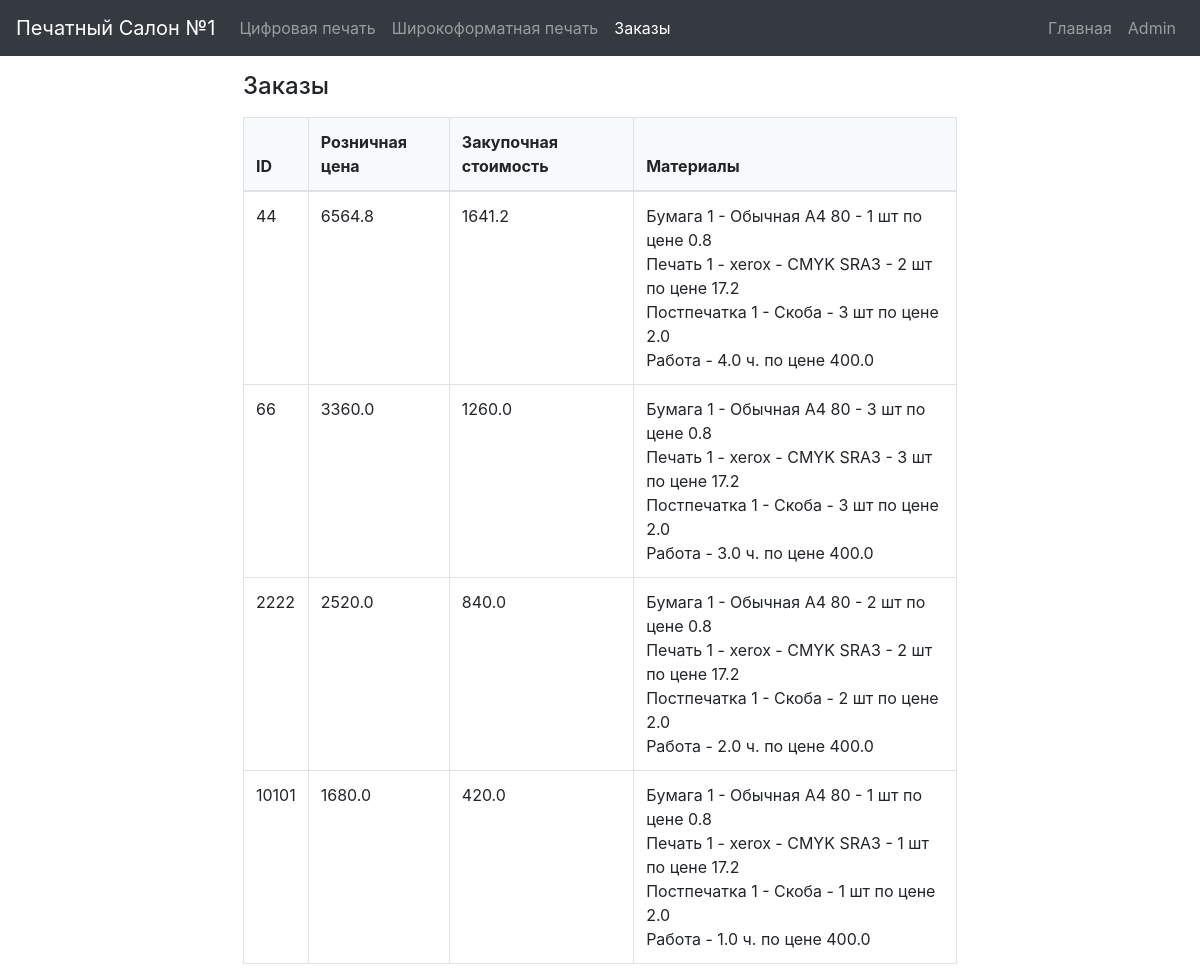
/calculator/orders, run on an earlier commit of the app's database.
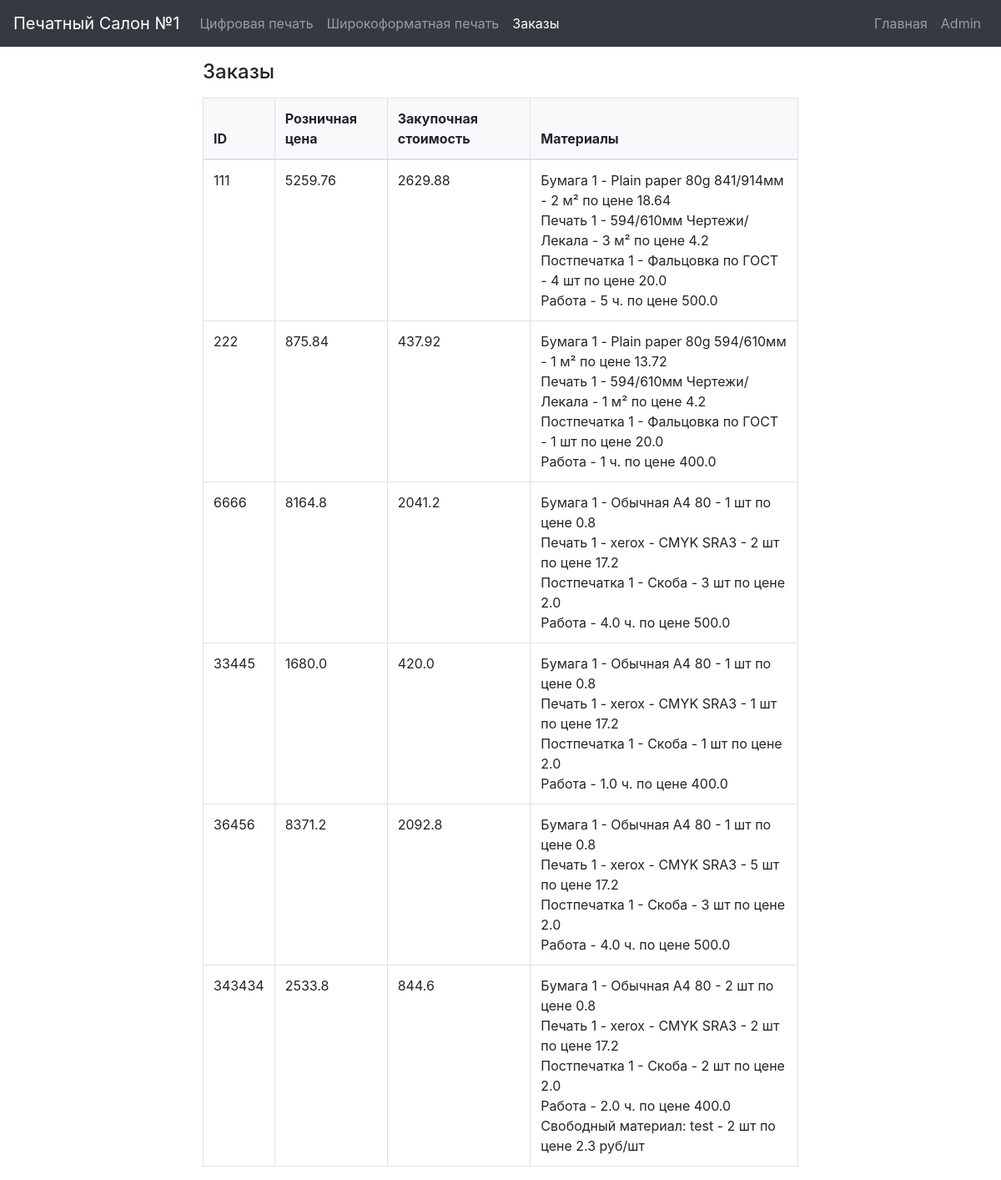
And on a later commit of the database.
### app/models.py (models this page shows)
class Order(db.Model):
    __tablename__ = 'order'  # Обновлено название таблицы
    id = db.Column(db.Integer, primary_key=True, autoincrement=True)
    retail_price = db.Column(db.Float, nullable=False)
    cost_price = db.Column(db.Float, nullable=False)
    materials = db.Column(db.String(500), nullable=False)  # Указание длины

### app/calculator/routes.py (the view)
@calculator_bp.route('/orders')
def show_orders():
    orders = Order.query.all()
    return render_template('Calculator/orders.html', orders=orders)

### app/templates/Calculator/orders.html
{% extends 'Calculator/calculator.html' %}
{% block content %}
<div class="container mt-3">
    <h2 class="mb-3">Заказы</h2>
    <table class="table table-bordered">
        <thead style="background-color: #f8f9fa;">
            <tr>
                <th>ID</th>
                <th>Розничная цена</th>
                <th>Закупочная стоимость</th>
                <th>Материалы</th>
            </tr>
        </thead>
        <tbody>
            {% for order in orders %}
            <tr>
                <td>{{ order.id }}</td>
                <td>{{ order.retail_price }}</td>
                <td>{{ order.cost_price }}</td>
                <td class="materials-cell">{{ order.materials }}</td>
            </tr>
            {% endfor %}
        </tbody>
    </table>
</div>
{% endblock %}

### app/templates/Calculator/calculator.html (shortened to what this page needs)
{% extends 'layout.html' %}
{% block nav_content %}
<ul class="navbar-nav">
    <li class="nav-item {% if request.path == url_for('calculator.sheet_printing_func') %}active{% endif %}">
        <a class="nav-link" href="{{ url_for('calculator.sheet_printing_func') }}">Цифровая печать</a>
    </li>
    <li class="nav-item {% if request.path == url_for('calculator.calculate_wide_format') %}active{% endif %}">
        <a class="nav-link" href="{{ url_for('calculator.calculate_wide_format') }}">Широкоформатная печать</a>
    </li>
    <li class="nav-item {% if request.path == url_for('calculator.show_orders') %}active{% endif %}">
        <a class="nav-link" href="{{ url_for('calculator.show_orders') }}">Заказы</a>
    </li>
</ul>
{% endblock %}

### app/templates/layout.html (shortened to what this page needs)
<!DOCTYPE html>
<html lang="en">
<head>
    <link rel="stylesheet" href="https://maxcdn.bootstrapcdn.com/bootstrap/4.5.2/css/bootstrap.min.css">
    <link rel="stylesheet" href="{{ url_for('static', filename='styles.css') }}">
</head>
<body>
<nav class="navbar navbar-expand-lg navbar-dark bg-dark">
    <a class="navbar-brand" href="{{ url_for('main.index') }}">Печатный Салон №1</a>
    <div class="collapse navbar-collapse" id="navbarNav">
        {% block nav_content %}{% endblock %}
        <ul class="navbar-nav ml-auto">
            <li class="nav-item"><a class="nav-link" href="/home">Главная</a></li>
            <li class="nav-item"><a class="nav-link" href="#" data-toggle="modal" data-target="#loginModal">Admin</a></li>
        </ul>
    </div>
</nav>
<main role="main" class="container mt-3">
    {% block content %}{% endblock %}
</main>
</body>
</html>

### app/static/styles.css (style rules this page uses)
.navbar { margin-left: 0; margin-right: 0; width: 100%; }
.container { margin-top: 10px; max-width: 80%; }
.table { width: 100%; }
.table thead th { background-color: #f8f9fa; }
h2 { font-size: 1.5rem; }
.materials-cell { white-space: pre-line; }

What changed in the data, as far as the page shows it:
removed Order: id "44", retail_price "6564.8", cost_price "1641.2", materials "Бумага 1 - Обычная А4 80 - 1 шт по цене 0.8 Печать 1 - xerox - CMYK SRA3 - 2 шт по цене 17.2 Постпечатка 1 - Скоба - 3 шт по цене 2.0 Работа - 4.0 ч. по цене 400.0"
removed Order: id "66", retail_price "3360.0", cost_price "1260.0", materials "Бумага 1 - Обычная А4 80 - 3 шт по цене 0.8 Печать 1 - xerox - CMYK SRA3 - 3 шт по цене 17.2 Постпечатка 1 - Скоба - 3 шт по цене 2.0 Работа - 3.0 ч. по цене 400.0"
removed Order: id "2222", retail_price "2520.0", cost_price "840.0", materials "Бумага 1 - Обычная А4 80 - 2 шт по цене 0.8 Печать 1 - xerox - CMYK SRA3 - 2 шт по цене 17.2 Постпечатка 1 - Скоба - 2 шт по цене 2.0 Работа - 2.0 ч. по цене 400.0"
removed Order: id "10101", retail_price "1680.0", cost_price "420.0", materials "Бумага 1 - Обычная А4 80 - 1 шт по цене 0.8 Печать 1 - xerox - CMYK SRA3 - 1 шт по цене 17.2 Постпечатка 1 - Скоба - 1 шт по цене 2.0 Работа - 1.0 ч. по цене 400.0"
added Order: id "111", retail_price "5259.76", cost_price "2629.88", materials "Бумага 1 - Plain paper 80g 841/914мм - 2 м² по цене 18.64 Печать 1 - 594/610мм Чертежи/Лекала - 3 м² по цене 4.2 Постпечатка 1 - Фальцовка по ГОСТ - 4 шт по цене 20.0 Работа - 5 ч. по цене 500.0"
added Order: id "222", retail_price "875.84", cost_price "437.92", materials "Бумага 1 - Plain paper 80g 594/610мм - 1 м² по цене 13.72 Печать 1 - 594/610мм Чертежи/Лекала - 1 м² по цене 4.2 Постпечатка 1 - Фальцовка по ГОСТ - 1 шт по цене 20.0 Работа - 1 ч. по цене 400.0"
added Order: id "6666", retail_price "8164.8", cost_price "2041.2", materials "Бумага 1 - Обычная А4 80 - 1 шт по цене 0.8 Печать 1 - xerox - CMYK SRA3 - 2 шт по цене 17.2 Постпечатка 1 - Скоба - 3 шт по цене 2.0 Работа - 4.0 ч. по цене 500.0"
added Order: id "33445", retail_price "1680.0", cost_price "420.0", materials "Бумага 1 - Обычная А4 80 - 1 шт по цене 0.8 Печать 1 - xerox - CMYK SRA3 - 1 шт по цене 17.2 Постпечатка 1 - Скоба - 1 шт по цене 2.0 Работа - 1.0 ч. по цене 400.0"
added Order: id "36456", retail_price "8371.2", cost_price "2092.8", materials "Бумага 1 - Обычная А4 80 - 1 шт по цене 0.8 Печать 1 - xerox - CMYK SRA3 - 5 шт по цене 17.2 Постпечатка 1 - Скоба - 3 шт по цене 2.0 Работа - 4.0 ч. по цене 500.0"
added Order: id "343434", retail_price "2533.8", cost_price "844.6", materials "Бумага 1 - Обычная А4 80 - 2 шт по цене 0.8 Печать 1 - xerox - CMYK SRA3 - 2 шт по цене 17.2 Постпечатка 1 - Скоба - 2 шт по цене 2.0 Работа - 2.0 ч. по цене 400.0 Свободный материал: test - 2 шт по цене 2.3 руб/шт"
